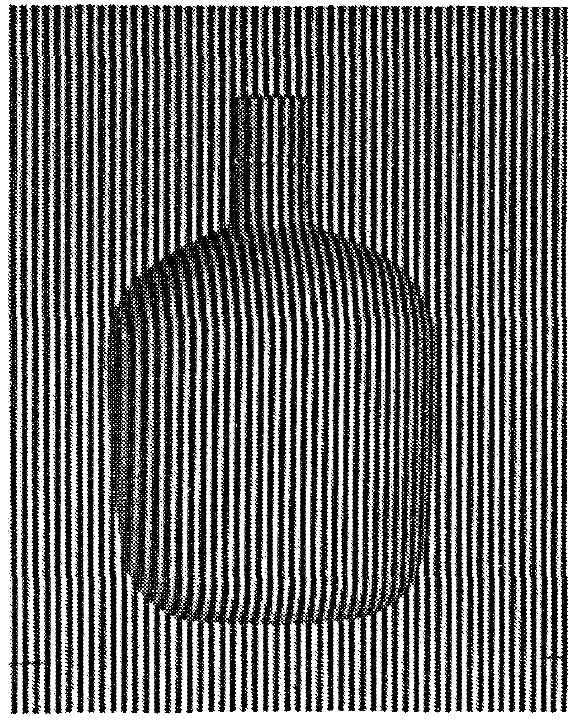
#> input picture CCD/WineBottle.png, 577 x 723 px
$ python img_fft.py   (Python 2 division)
#> lines starting #> are read from the running program, lines starting #| are printed output that depends on the picture
# coding:utf-8
#!/usr/bin/env python

__author__ = 'XingHua'

"""

"""

from mpl_toolkits.mplot3d import Axes3D
from matplotlib import cm
from matplotlib.ticker import LinearLocator, FormatStrFormatter
import matplotlib.pyplot as plt
import numpy as np
import sys
from PIL import Image
from mayavi import mlab


# def get_data(file_name=ur'.\20140711_105711_789.txt'):
# data_all = np.loadtxt(file_name)
# return data_all
#     pass

def get_data_from_png(file_name):
    # res = []
#> called with file_name = 'WineBottle.png'
    im = Image.open(file_name)
#> im is the input picture: PIL image 577x723 L; min 0, max 255, mean 110.1
    print im.mode, im.size, im.format
#| L (577, 723) PNG
    print dir(im)
#> (printed output is left out)

    # im.show()
    # data.save("tmp.png")
    # print dir(im)
    data = list(im.getdata())
#> data = 417171 items
    # print data[0:10]
    #print dir(data)
    data = np.array(data)
    # for each in data:
    #     res.append(each.mean())
    return data


if __name__ == "__main__":
    if len(sys.argv) == 2:
        filename = sys.argv[1]
        print filename
    else:
        # filename=ur'.\20140711_105711_789.txt'
        filename = r"WineBottle.png"
    # Z_data = np.array(np.loadtxt(filename)).reshape(512, 512)
    Z_data = np.array(get_data_from_png(filename))
    Z_data_fft = []
    Z_data_freq = []

    # fig = plt.figure()
    # ax = fig.gca(projection='3d')
    X = np.arange(0, 577, 1)
    # X = np.linspace(0, 40, 577)
    # print len(X)
    Y = np.arange(0, 723, 1)
    X, Y = np.meshgrid(X, Y)
    # [6 lines of commented-out code are left out]
    print X.shape, Y.shape, Z_data.shape
#| (723, 577) (723, 577) (417171,)

    for each in Z_data.reshape(723, 577):
        Z_data_fft.append(np.fft.fftshift(np.fft.fft(each)).real)
#> after the loop, Z_data_fft = 723 items
        # Z_data_freq.append(np.fft.fftfreq(each))


    Z_data_fft = np.log(np.array(Z_data_fft).reshape(-1))
    # Z_data_fft = np.array(Z_data_fft).reshape(-1)
    for index, each in enumerate(Z_data_fft):
        if each > 147135 * 0.01:
            Z_data_fft[index] = 147135 * 0.01
        if each < -16893 * 0.02:
            Z_data_fft[index] = 0
#> this loop made 417171 passes
#> each on passes 1 to 3: nan, nan, -26.93

    print "max is ", max(Z_data_fft)
#| max is  nan
    print "min is ", min(Z_data_fft)
#| min is  nan
    # p = mlab.mesh(X, Y, Z_data.reshape(723, 577), representation="wireframe", line_width=1.0)
    p = mlab.mesh(X, Y, Z_data_fft.reshape(723, 577), representation="wireframe", line_width=1.0)
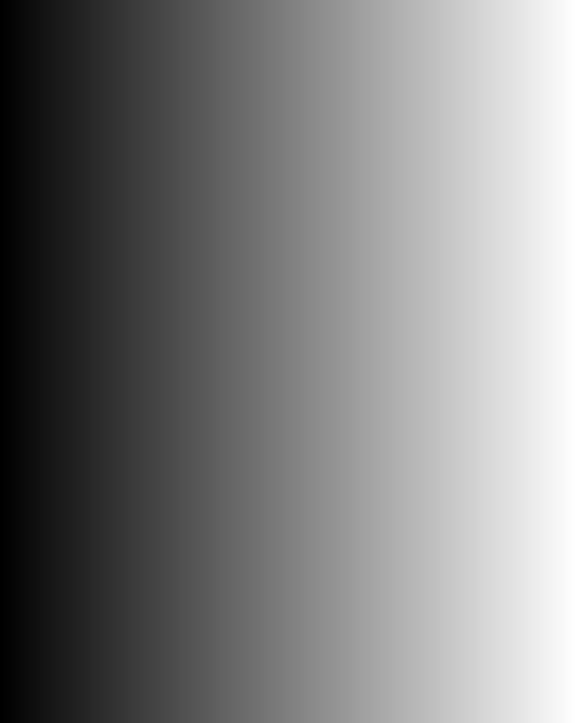
#> X: shape (723, 577) int64; min 0, max 576, mean 288; drawn with min black and max white
    # [10 lines of commented-out code are left out]
    mlab.show()
    # plt.show()
